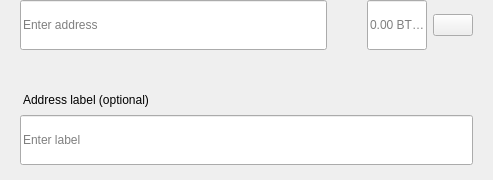
<?xml version="1.0" encoding="UTF-8"?>
<ui version="4.0">
 <class>SendMultiRow</class>
 <widget class="QWidget" name="SendMultiRow">
  <property name="geometry">
   <rect>
    <x>0</x>
    <y>0</y>
    <width>493</width>
    <height>180</height>
   </rect>
  </property>
  <property name="minimumSize">
   <size>
    <width>0</width>
    <height>0</height>
   </size>
  </property>
  <property name="maximumSize">
   <size>
    <width>16777215</width>
    <height>16777215</height>
   </size>
  </property>
  <property name="windowTitle">
   <string>Form</string>
  </property>
  <layout class="QVBoxLayout" name="verticalLayout_3">
   <property name="spacing">
    <number>0</number>
   </property>
   <property name="leftMargin">
    <number>0</number>
   </property>
   <property name="topMargin">
    <number>0</number>
   </property>
   <property name="rightMargin">
    <number>20</number>
   </property>
   <property name="bottomMargin">
    <number>5</number>
   </property>
   <item alignment="Qt::AlignTop">
    <widget class="QWidget" name="widget" native="true">
     <property name="sizePolicy">
      <sizepolicy hsizetype="Expanding" vsizetype="Maximum">
       <horstretch>0</horstretch>
       <verstretch>0</verstretch>
      </sizepolicy>
     </property>
     <property name="minimumSize">
      <size>
       <width>0</width>
       <height>60</height>
      </size>
     </property>
     <property name="maximumSize">
      <size>
       <width>16777215</width>
       <height>85</height>
      </size>
     </property>
     <layout class="QHBoxLayout" name="horizontalLayout" stretch="6,0,2">
      <property name="spacing">
       <number>0</number>
      </property>
      <property name="leftMargin">
       <number>8</number>
      </property>
      <property name="topMargin">
       <number>0</number>
      </property>
      <property name="rightMargin">
       <number>0</number>
      </property>
      <property name="bottomMargin">
       <number>0</number>
      </property>
      <item alignment="Qt::AlignTop">
       <widget class="QStackedWidget" name="stackedAddress">
        <property name="minimumSize">
         <size>
          <width>0</width>
          <height>50</height>
         </size>
        </property>
        <property name="maximumSize">
         <size>
          <width>16777215</width>
          <height>50</height>
         </size>
        </property>
        <widget class="QWidget" name="page_4">
         <property name="sizePolicy">
          <sizepolicy hsizetype="Expanding" vsizetype="Preferred">
           <horstretch>0</horstretch>
           <verstretch>0</verstretch>
          </sizepolicy>
         </property>
         <property name="minimumSize">
          <size>
           <width>0</width>
           <height>50</height>
          </size>
         </property>
         <property name="maximumSize">
          <size>
           <width>16777215</width>
           <height>55</height>
          </size>
         </property>
         <layout class="QVBoxLayout" name="verticalLayout_7">
          <property name="spacing">
           <number>0</number>
          </property>
          <property name="leftMargin">
           <number>12</number>
          </property>
          <property name="topMargin">
           <number>0</number>
          </property>
          <property name="rightMargin">
           <number>0</number>
          </property>
          <property name="bottomMargin">
           <number>0</number>
          </property>
          <item>
           <widget class="QLineEdit" name="lineEditAddress">
            <property name="minimumSize">
             <size>
              <width>0</width>
              <height>50</height>
             </size>
            </property>
            <property name="maximumSize">
             <size>
              <width>16777215</width>
              <height>50</height>
             </size>
            </property>
            <property name="placeholderText">
             <string>Enter address</string>
            </property>
           </widget>
          </item>
         </layout>
        </widget>
        <widget class="QWidget" name="page_3"/>
       </widget>
      </item>
      <item>
       <spacer name="horizontalSpacer_3">
        <property name="orientation">
         <enum>Qt::Horizontal</enum>
        </property>
        <property name="sizeType">
         <enum>QSizePolicy::Fixed</enum>
        </property>
        <property name="sizeHint" stdset="0">
         <size>
          <width>40</width>
          <height>20</height>
         </size>
        </property>
       </spacer>
      </item>
      <item>
       <layout class="QHBoxLayout" name="horizontalLayout_2">
        <property name="spacing">
         <number>6</number>
        </property>
        <item alignment="Qt::AlignTop">
         <widget class="QLineEdit" name="lineEditAmount">
          <property name="sizePolicy">
           <sizepolicy hsizetype="Expanding" vsizetype="Preferred">
            <horstretch>0</horstretch>
            <verstretch>0</verstretch>
           </sizepolicy>
          </property>
          <property name="minimumSize">
           <size>
            <width>0</width>
            <height>50</height>
           </size>
          </property>
          <property name="maximumSize">
           <size>
            <width>16777215</width>
            <height>50</height>
           </size>
          </property>
          <property name="maxLength">
           <number>17</number>
          </property>
          <property name="alignment">
           <set>Qt::AlignLeading|Qt::AlignLeft|Qt::AlignVCenter</set>
          </property>
          <property name="placeholderText">
           <string notr="true">0.00 BTAD</string>
          </property>
         </widget>
        </item>
        <item>
         <layout class="QVBoxLayout" name="verticalLayout">
          <property name="topMargin">
           <number>14</number>
          </property>
          <property name="bottomMargin">
           <number>0</number>
          </property>
          <item alignment="Qt::AlignTop">
           <widget class="QPushButton" name="btnMenu">
            <property name="minimumSize">
             <size>
              <width>0</width>
              <height>0</height>
             </size>
            </property>
            <property name="maximumSize">
             <size>
              <width>16777215</width>
              <height>16777215</height>
             </size>
            </property>
            <property name="focusPolicy">
             <enum>Qt::NoFocus</enum>
            </property>
            <property name="text">
             <string/>
            </property>
           </widget>
          </item>
         </layout>
        </item>
       </layout>
      </item>
     </layout>
    </widget>
   </item>
   <item>
    <widget class="QWidget" name="layoutLabel" native="true">
     <property name="minimumSize">
      <size>
       <width>0</width>
       <height>0</height>
      </size>
     </property>
     <property name="maximumSize">
      <size>
       <width>16777215</width>
       <height>16777215</height>
      </size>
     </property>
     <layout class="QVBoxLayout" name="verticalLayout_9">
      <property name="spacing">
       <number>6</number>
      </property>
      <property name="leftMargin">
       <number>20</number>
      </property>
      <property name="topMargin">
       <number>0</number>
      </property>
      <property name="rightMargin">
       <number>0</number>
      </property>
      <property name="bottomMargin">
       <number>10</number>
      </property>
      <item>
       <spacer name="verticalSpacer">
        <property name="orientation">
         <enum>Qt::Vertical</enum>
        </property>
        <property name="sizeType">
         <enum>QSizePolicy::Fixed</enum>
        </property>
        <property name="sizeHint" stdset="0">
         <size>
          <width>20</width>
          <height>20</height>
         </size>
        </property>
       </spacer>
      </item>
      <item>
       <widget class="QLabel" name="labelSubtitleDescription">
        <property name="styleSheet">
         <string notr="true">margin-bottom:2px;
margin-left:0.05px;
padding:0px;</string>
        </property>
        <property name="text">
         <string>Address label (optional)</string>
        </property>
       </widget>
      </item>
      <item>
       <widget class="QLineEdit" name="lineEditDescription">
        <property name="minimumSize">
         <size>
          <width>0</width>
          <height>50</height>
         </size>
        </property>
        <property name="maximumSize">
         <size>
          <width>16777215</width>
          <height>50</height>
         </size>
        </property>
        <property name="placeholderText">
         <string>Enter label</string>
        </property>
       </widget>
      </item>
     </layout>
    </widget>
   </item>
  </layout>
 </widget>
 <resources/>
 <connections/>
</ui>
